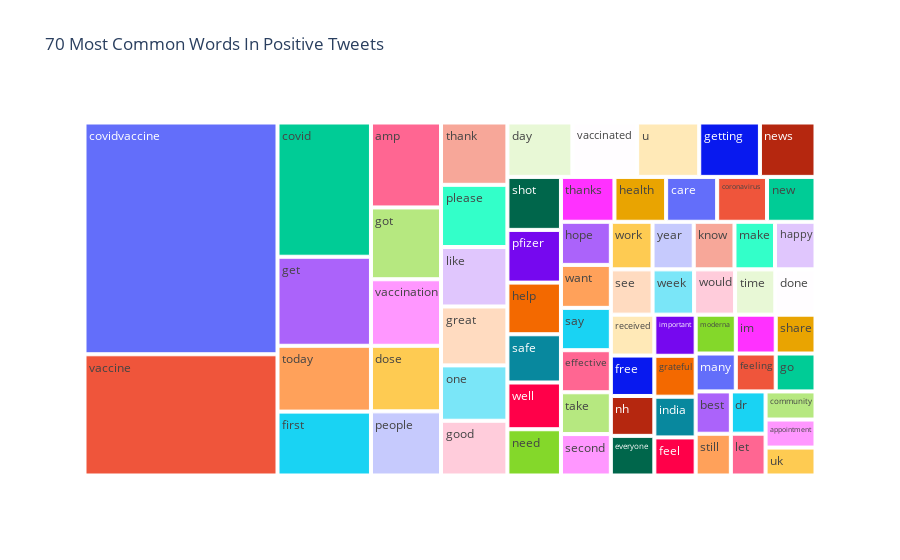
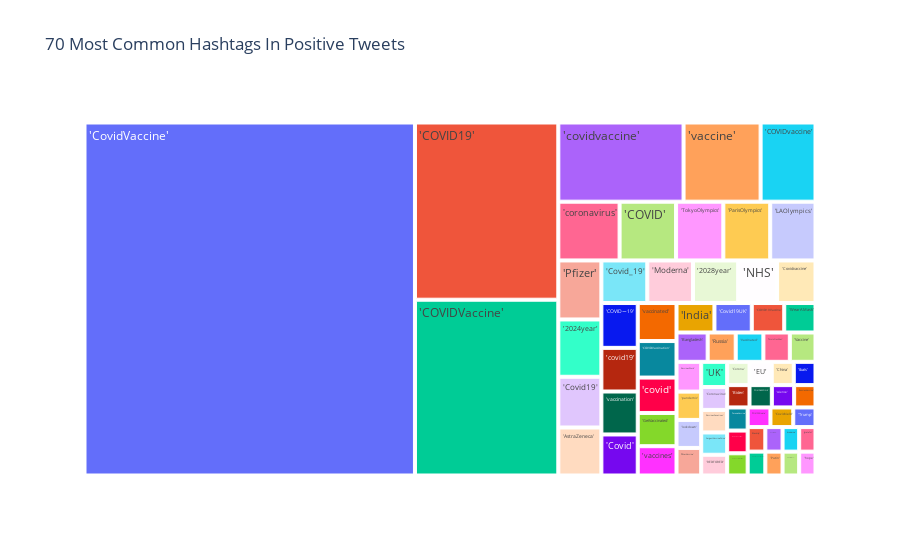

Write notebook code for charts like these, in order.
### Code cell
all_positive_words=[]
all_positive_hashtags=[]
for i in range(len(Positive_tweet['text'])):
    a=Positive_tweet['text'][i]
    b=Positive_tweet['hashtags'][i].strip('][').split(', ')
    for i in a:
        all_positive_words.append(i)
    for i in b:
        all_positive_hashtags.append(i)
all_positive_words=pd.Series(np.array(all_positive_words))
all_positive_hashtags=pd.Series(np.array(all_positive_hashtags))
common_words=all_positive_words.value_counts().drop(labels='')[:70].rename_axis('Common Positive Words').reset_index(name='count')
fig = px.treemap(common_words, path=['Common Positive Words'], values='count',title='70 Most Common Words In Positive Tweets')
fig.show()
common_hashtags=all_positive_hashtags.value_counts()[:70].drop(labels='').rename_axis('Common Positive Hashtags').reset_index(name='count')
fig = px.treemap(common_hashtags, path=['Common Positive Hashtags'], values='count',title='70 Most Common Hashtags In Positive Tweets')
fig.show()

### Figure 1 — Plotly figure (JSON) as saved in the notebook; plotly's stock layout.template omitted (floating-point values rounded to 4 significant figures)
{"data": [{"branchvalues": "total", "domain": {"x": [0, 1], "y": [0, 1]}, "hovertemplate": "labels=%{label}<br>count=%{value}<br>parent=%{parent}<br>id=%{id}<extra></extra>", "ids": ["amp", "appointment", "best", "care", "community", "coronavirus", "covid", "covidvaccine", "day", "done", "dose", "dr", "effective", "everyone", "feel", "feeling", "first", "free", "get", "getting", "go", "good", "got", "grateful", "great", "happy", "health", "help", "hope", "im", "important", "india", "know", "let", "like", "make", "many", "moderna", "need", "new", "news", "nh", "one", "people", "pfizer", "please", "received", "safe", "say", "second", "see", "share", "shot", "still", "take", "thank", "thanks", "time", "today", "u", "uk", "vaccinated", "vaccination", "vaccine", "want", "week", "well", "work", "would", "year"], "labels": ["amp", "appointment", "best", "care", "community", "coronavirus", "covid", "covidvaccine", "day", "done", "dose", "dr", "effective", "everyone", "feel", "feeling", "first", "free", "get", "getting", "go", "good", "got", "grateful", "great", "happy", "health", "help", "hope", "im", "important", "india", "know", "let", "like", "make", "many", "moderna", "need", "new", "news", "nh", "one", "people", "pfizer", "please", "received", "safe", "say", "second", "see", "share", "shot", "still", "take", "thank", "thanks", "time", "today", "u", "uk", "vaccinated", "vaccination", "vaccine", "want", "week", "well", "work", "would", "year"], "name": "", "parents": ["", "", "", "", "", "", "", "", "", "", "", "", "", "", "", "", "", "", "", "", "", "", "", "", "", "", "", "", "", "", "", "", "", "", "", "", "", "", "", "", "", "", "", "", "", "", "", "", "", "", "", "", "", "", "", "", "", "", "", "", "", "", "", "", "", "", "", "", "", ""], "type": "treemap", "values": [5772, 1358, 1445, 2222, 1362, 2172, 12169, 43391, 3427, 1765, 4455, 1423, 2034, 1673, 1526, 1467, 5791, 1706, 8070, 3202, 1462, 3526, 4879, 1640, 3793, 1868, 2251, 2682, 2085, 1504, 1647, 1632, 1881, 1409, 3829, 1872, 1474, 1513, 2402, 2110, 2931, 1684, 3566, 4358, 2738, 4006, 1726, 2505, 2048, 2004, 1834, 1499, 2752, 1425, 2023, 4014, 2329, 1769, 5968, 3274, 1352, 3416, 4521, 22693, 2080, 1825, 2427, 1925, 1801, 1901]}], "layout": {"legend": {"tracegroupgap": 0}, "title": {"text": "70 Most Common Words In Positive Tweets"}}}

### Figure 2 — Plotly figure (JSON) as saved in the notebook; plotly's stock layout.template omitted (floating-point values rounded to 4 significant figures)
{"data": [{"branchvalues": "total", "domain": {"x": [0, 1], "y": [0, 1]}, "hovertemplate": "labels=%{label}<br>count=%{value}<br>parent=%{parent}<br>id=%{id}<extra></extra>", "ids": ["'2024year'", "'2028year'", "'AstraZeneca'", "'Bangladesh'", "'Biden'", "'COVID'", "'COVID19'", "'COVID19India'", "'COVID19Vaccination'", "'COVID19Vaccine'", "'COVIDIOTS'", "'COVIDVACCINE'", "'COVIDVaccination'", "'COVIDVaccine'", "'COVIDvaccine'", "'COVIDー19'", "'China'", "'Corona'", "'CoronaVaccine'", "'Coronavirus'", "'CoronavirusVaccine'", "'Covid'", "'Covid19'", "'Covid19UK'", "'CovidVaccine'", "'Covid_19'", "'Covidvaccine'", "'Covishield'", "'EU'", "'GetVaccinated'", "'India'", "'LAOlympics'", "'LargestVaccineDrive'", "'MaskUp'", "'Moderna'", "'NHS'", "'ParisOlympics'", "'Pfizer'", "'PfizerVaccine'", "'Putin'", "'REDFORED'", "'Russia'", "'RussianVaccine'", "'ThisIsOurShot'", "'TokyoOlympics'", "'Trump'", "'UK'", "'Vaccinated'", "'Vaccine'", "'VaccinesSaveLives'", "'VaccinesWork'", "'WearAMask'", "'coronavirus'", "'covid'", "'covid19'", "'covidvaccine'", "'grateful'", "'healthcare'", "'hope'", "'lockdown'", "'moderna'", "'modernavaccine'", "'pandemic'", "'science'", "'tbats'", "'vaccinated'", "'vaccination'", "'vaccine'", "'vaccines'"], "labels": ["'2024year'", "'2028year'", "'AstraZeneca'", "'Bangladesh'", "'Biden'", "'COVID'", "'COVID19'", "'COVID19India'", "'COVID19Vaccination'", "'COVID19Vaccine'", "'COVIDIOTS'", "'COVIDVACCINE'", "'COVIDVaccination'", "'COVIDVaccine'", "'COVIDvaccine'", "'COVIDー19'", "'China'", "'Corona'", "'CoronaVaccine'", "'Coronavirus'", "'CoronavirusVaccine'", "'Covid'", "'Covid19'", "'Covid19UK'", "'CovidVaccine'", "'Covid_19'", "'Covidvaccine'", "'Covishield'", "'EU'", "'GetVaccinated'", "'India'", "'LAOlympics'", "'LargestVaccineDrive'", "'MaskUp'", "'Moderna'", "'NHS'", "'ParisOlympics'", "'Pfizer'", "'PfizerVaccine'", "'Putin'", "'REDFORED'", "'Russia'", "'RussianVaccine'", "'ThisIsOurShot'", "'TokyoOlympics'", "'Trump'", "'UK'", "'Vaccinated'", "'Vaccine'", "'VaccinesSaveLives'", "'VaccinesWork'", "'WearAMask'", "'coronavirus'", "'covid'", "'covid19'", "'covidvaccine'", "'grateful'", "'healthcare'", "'hope'", "'lockdown'", "'moderna'", "'modernavaccine'", "'pandemic'", "'science'", "'tbats'", "'vaccinated'", "'vaccination'", "'vaccine'", "'vaccines'"], "name": "", "parents": ["", "", "", "", "", "", "", "", "", "", "", "", "", "", "", "", "", "", "", "", "", "", "", "", "", "", "", "", "", "", "", "", "", "", "", "", "", "", "", "", "", "", "", "", "", "", "", "", "", "", "", "", "", "", "", "", "", "", "", "", "", "", "", "", "", "", "", "", ""], "type": "treemap", "values": [678, 529, 568, 251, 137, 912, 6979, 123, 116, 263, 109, 137, 389, 6923, 1194, 448, 141, 143, 130, 163, 125, 410, 600, 302, 32045, 537, 449, 123, 142, 354, 307, 731, 159, 119, 534, 455, 757, 698, 187, 113, 148, 226, 131, 213, 763, 120, 180, 223, 207, 161, 202, 253, 989, 377, 436, 2724, 110, 116, 107, 190, 112, 128, 192, 137, 139, 405, 429, 1676, 312]}], "layout": {"legend": {"tracegroupgap": 0}, "title": {"text": "70 Most Common Hashtags In Positive Tweets"}}}
